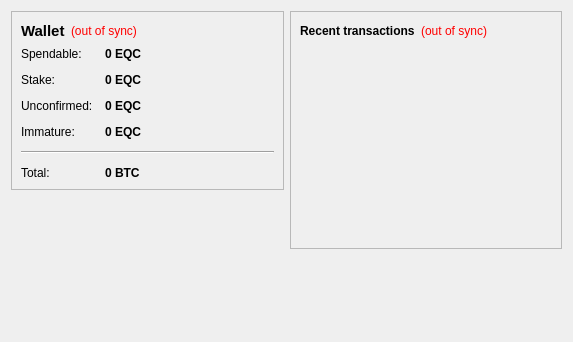
<?xml version="1.0" encoding="UTF-8"?>
<ui version="4.0">
 <class>OverviewPage</class>
 <widget class="QWidget" name="OverviewPage">
  <property name="geometry">
   <rect>
    <x>0</x>
    <y>0</y>
    <width>573</width>
    <height>342</height>
   </rect>
  </property>
  <property name="windowTitle">
   <string>Form</string>
  </property>
  <layout class="QHBoxLayout" name="horizontalLayout" stretch="1,1">
   <item>
    <layout class="QVBoxLayout" name="verticalLayout_2">
     <item>
      <widget class="QFrame" name="frame">
       <property name="frameShape">
        <enum>QFrame::StyledPanel</enum>
       </property>
       <property name="frameShadow">
        <enum>QFrame::Raised</enum>
       </property>
       <layout class="QVBoxLayout" name="verticalLayout_4">
        <item>
         <layout class="QHBoxLayout" name="horizontalLayout_4">
          <item>
           <widget class="QLabel" name="label_5">
            <property name="font">
             <font>
              <pointsize>11</pointsize>
              <weight>75</weight>
              <bold>true</bold>
             </font>
            </property>
            <property name="text">
             <string>Wallet</string>
            </property>
           </widget>
          </item>
          <item>
           <widget class="QLabel" name="labelWalletStatus">
            <property name="toolTip">
             <string>The displayed information may be out of date. Your wallet automatically synchronizes with the EQUANCOIN network after a connection is established, but this process has not completed yet.</string>
            </property>
            <property name="styleSheet">
             <string notr="true">QLabel { color: red; }</string>
            </property>
            <property name="text">
             <string notr="true">(out of sync)</string>
            </property>
            <property name="alignment">
             <set>Qt::AlignLeading|Qt::AlignLeft|Qt::AlignVCenter</set>
            </property>
           </widget>
          </item>
          <item>
           <spacer name="horizontalSpacer_2">
            <property name="orientation">
             <enum>Qt::Horizontal</enum>
            </property>
            <property name="sizeHint" stdset="0">
             <size>
              <width>40</width>
              <height>20</height>
             </size>
            </property>
           </spacer>
          </item>
         </layout>
        </item>
        <item>
         <layout class="QFormLayout" name="formLayout_2">
          <property name="fieldGrowthPolicy">
           <enum>QFormLayout::AllNonFixedFieldsGrow</enum>
          </property>
          <property name="horizontalSpacing">
           <number>12</number>
          </property>
          <property name="verticalSpacing">
           <number>12</number>
          </property>
          <item row="0" column="0">
           <widget class="QLabel" name="label">
            <property name="text">
             <string>Spendable:</string>
            </property>
           </widget>
          </item>
          <item row="0" column="1">
           <widget class="QLabel" name="labelBalance">
            <property name="font">
             <font>
              <weight>75</weight>
              <bold>true</bold>
             </font>
            </property>
            <property name="cursor">
             <cursorShape>IBeamCursor</cursorShape>
            </property>
            <property name="toolTip">
             <string>Your current spendable balance</string>
            </property>
            <property name="text">
             <string notr="true">0 EQC</string>
            </property>
            <property name="textInteractionFlags">
             <set>Qt::LinksAccessibleByMouse|Qt::TextSelectableByKeyboard|Qt::TextSelectableByMouse</set>
            </property>
           </widget>
          </item>
          <item row="1" column="0">
           <widget class="QLabel" name="label_6">
            <property name="text">
             <string>Stake:</string>
            </property>
           </widget>
          </item>
          <item row="1" column="1">
           <widget class="QLabel" name="labelStake">
            <property name="font">
             <font>
              <weight>75</weight>
              <bold>true</bold>
             </font>
            </property>
            <property name="cursor">
             <cursorShape>IBeamCursor</cursorShape>
            </property>
            <property name="toolTip">
             <string>Total of coins that was staked, and do not yet count toward the current balance</string>
            </property>
            <property name="text">
             <string notr="true">0 EQC</string>
            </property>
            <property name="textInteractionFlags">
             <set>Qt::LinksAccessibleByMouse|Qt::TextSelectableByKeyboard|Qt::TextSelectableByMouse</set>
            </property>
           </widget>
          </item>
          <item row="2" column="0">
           <widget class="QLabel" name="label_3">
            <property name="text">
             <string>Unconfirmed:</string>
            </property>
           </widget>
          </item>
          <item row="2" column="1">
           <widget class="QLabel" name="labelUnconfirmed">
            <property name="font">
             <font>
              <weight>75</weight>
              <bold>true</bold>
             </font>
            </property>
            <property name="cursor">
             <cursorShape>IBeamCursor</cursorShape>
            </property>
            <property name="toolTip">
             <string>Total of transactions that have yet to be confirmed, and do not yet count toward the current balance</string>
            </property>
            <property name="text">
             <string notr="true">0 EQC</string>
            </property>
            <property name="textInteractionFlags">
             <set>Qt::LinksAccessibleByMouse|Qt::TextSelectableByKeyboard|Qt::TextSelectableByMouse</set>
            </property>
           </widget>
          </item>
          <item row="3" column="0">
           <widget class="QLabel" name="labelImmatureText">
            <property name="text">
             <string>Immature:</string>
            </property>
           </widget>
          </item>
          <item row="3" column="1">
           <widget class="QLabel" name="labelImmature">
            <property name="font">
             <font>
              <weight>75</weight>
              <bold>true</bold>
             </font>
            </property>
            <property name="toolTip">
             <string>Mined balance that has not yet matured</string>
            </property>
            <property name="text">
             <string notr="true">0 EQC</string>
            </property>
            <property name="textInteractionFlags">
             <set>Qt::LinksAccessibleByMouse|Qt::TextSelectableByKeyboard|Qt::TextSelectableByMouse</set>
            </property>
           </widget>
          </item>
          <item row="4" column="0" colspan="2">
           <widget class="Line" name="line">
            <property name="orientation">
             <enum>Qt::Horizontal</enum>
            </property>
           </widget>
          </item>
          <item row="5" column="0">
           <widget class="QLabel" name="labelTotalText">
            <property name="text">
             <string>Total:</string>
            </property>
           </widget>
          </item>
          <item row="5" column="1">
           <widget class="QLabel" name="labelTotal">
            <property name="font">
             <font>
              <weight>75</weight>
              <bold>true</bold>
             </font>
            </property>
            <property name="cursor">
             <cursorShape>IBeamCursor</cursorShape>
            </property>
            <property name="toolTip">
             <string>Your current total balance</string>
            </property>
            <property name="text">
             <string notr="true">0 BTC</string>
            </property>
            <property name="textInteractionFlags">
             <set>Qt::LinksAccessibleByMouse|Qt::TextSelectableByKeyboard|Qt::TextSelectableByMouse</set>
            </property>
           </widget>
          </item>
         </layout>
        </item>
       </layout>
      </widget>
     </item>
     <item>
      <spacer name="verticalSpacer">
       <property name="orientation">
        <enum>Qt::Vertical</enum>
       </property>
       <property name="sizeHint" stdset="0">
        <size>
         <width>20</width>
         <height>40</height>
        </size>
       </property>
      </spacer>
     </item>
    </layout>
   </item>
   <item>
    <layout class="QVBoxLayout" name="verticalLayout_3">
     <item>
      <widget class="QFrame" name="frame_2">
       <property name="frameShape">
        <enum>QFrame::StyledPanel</enum>
       </property>
       <property name="frameShadow">
        <enum>QFrame::Raised</enum>
       </property>
       <layout class="QVBoxLayout" name="verticalLayout">
        <item>
         <layout class="QHBoxLayout" name="horizontalLayout_2">
          <item>
           <widget class="QLabel" name="label_4">
            <property name="text">
             <string>&lt;b&gt;Recent transactions&lt;/b&gt;</string>
            </property>
           </widget>
          </item>
          <item>
           <widget class="QLabel" name="labelTransactionsStatus">
            <property name="toolTip">
             <string>The displayed information may be out of date. Your wallet automatically synchronizes with the EQUANCOIN network after a connection is established, but this process has not completed yet.</string>
            </property>
            <property name="styleSheet">
             <string notr="true">QLabel { color: red; }</string>
            </property>
            <property name="text">
             <string notr="true">(out of sync)</string>
            </property>
            <property name="alignment">
             <set>Qt::AlignRight|Qt::AlignTrailing|Qt::AlignVCenter</set>
            </property>
           </widget>
          </item>
          <item>
           <spacer name="horizontalSpacer">
            <property name="orientation">
             <enum>Qt::Horizontal</enum>
            </property>
            <property name="sizeHint" stdset="0">
             <size>
              <width>40</width>
              <height>20</height>
             </size>
            </property>
           </spacer>
          </item>
         </layout>
        </item>
        <item>
         <widget class="QListView" name="listTransactions">
          <property name="styleSheet">
           <string notr="true">QListView { background: transparent; }</string>
          </property>
          <property name="frameShape">
           <enum>QFrame::NoFrame</enum>
          </property>
          <property name="verticalScrollBarPolicy">
           <enum>Qt::ScrollBarAlwaysOff</enum>
          </property>
          <property name="horizontalScrollBarPolicy">
           <enum>Qt::ScrollBarAlwaysOff</enum>
          </property>
          <property name="selectionMode">
           <enum>QAbstractItemView::NoSelection</enum>
          </property>
         </widget>
        </item>
       </layout>
      </widget>
     </item>
     <item>
      <spacer name="verticalSpacer_2">
       <property name="orientation">
        <enum>Qt::Vertical</enum>
       </property>
       <property name="sizeHint" stdset="0">
        <size>
         <width>20</width>
         <height>40</height>
        </size>
       </property>
      </spacer>
     </item>
    </layout>
   </item>
  </layout>
 </widget>
 <resources/>
 <connections/>
</ui>
